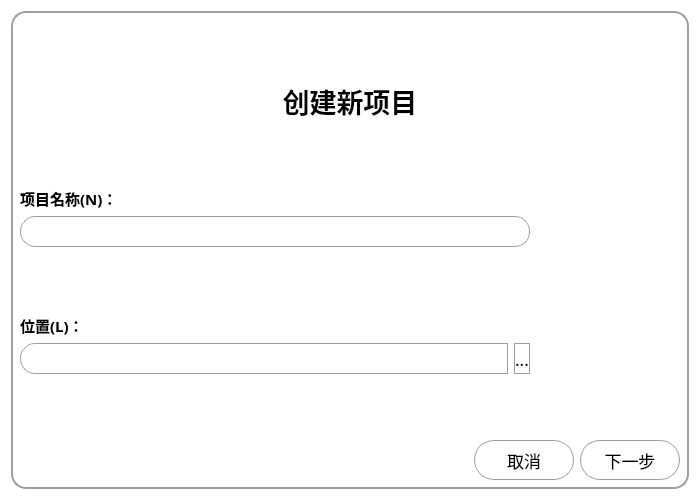
<?xml version="1.0" encoding="UTF-8"?>
<ui version="4.0">
 <class>FirstPage</class>
 <widget class="QWidget" name="FirstPage">
  <property name="geometry">
   <rect>
    <x>0</x>
    <y>0</y>
    <width>700</width>
    <height>500</height>
   </rect>
  </property>
  <property name="minimumSize">
   <size>
    <width>700</width>
    <height>500</height>
   </size>
  </property>
  <property name="font">
   <font>
    <family>楷体</family>
    <pointsize>12</pointsize>
    <weight>75</weight>
    <bold>true</bold>
   </font>
  </property>
  <property name="windowTitle">
   <string>Form</string>
  </property>
  <property name="styleSheet">
   <string notr="true">background-color: rgb(255, 255, 255);
border-radius: 50px;</string>
  </property>
  <layout class="QVBoxLayout" name="verticalLayout_3">
   <item>
    <widget class="QGroupBox" name="groupBox">
     <property name="styleSheet">
      <string notr="true">QGroupBox {
border-style: solid;
border-width: 2px;
border-color: #a39e9e;
border-radius: 15px;
}</string>
     </property>
     <property name="title">
      <string/>
     </property>
     <layout class="QVBoxLayout" name="verticalLayout_2">
      <item>
       <layout class="QVBoxLayout" name="verticalLayout">
        <item>
         <spacer name="verticalSpacer_4">
          <property name="orientation">
           <enum>Qt::Vertical</enum>
          </property>
          <property name="sizeHint" stdset="0">
           <size>
            <width>20</width>
            <height>40</height>
           </size>
          </property>
         </spacer>
        </item>
        <item>
         <widget class="QLabel" name="label_3">
          <property name="font">
           <font>
            <family>楷体</family>
            <pointsize>20</pointsize>
            <weight>75</weight>
            <bold>true</bold>
           </font>
          </property>
          <property name="text">
           <string>创建新项目</string>
          </property>
          <property name="alignment">
           <set>Qt::AlignCenter</set>
          </property>
         </widget>
        </item>
        <item>
         <spacer name="verticalSpacer_3">
          <property name="orientation">
           <enum>Qt::Vertical</enum>
          </property>
          <property name="sizeHint" stdset="0">
           <size>
            <width>20</width>
            <height>40</height>
           </size>
          </property>
         </spacer>
        </item>
        <item>
         <widget class="QLabel" name="label">
          <property name="font">
           <font>
            <family>楷体</family>
            <pointsize>11</pointsize>
            <weight>75</weight>
            <bold>true</bold>
           </font>
          </property>
          <property name="text">
           <string>项目名称(N)：</string>
          </property>
         </widget>
        </item>
        <item>
         <widget class="QLineEdit" name="projectNameEdit">
          <property name="minimumSize">
           <size>
            <width>0</width>
            <height>31</height>
           </size>
          </property>
          <property name="styleSheet">
           <string notr="true">border-style: solid;
border-width: 1px;
border-color: #a39e9e;
border-radius: 15px;
margin-right: 150px;</string>
          </property>
         </widget>
        </item>
        <item>
         <spacer name="verticalSpacer">
          <property name="orientation">
           <enum>Qt::Vertical</enum>
          </property>
          <property name="sizeHint" stdset="0">
           <size>
            <width>118</width>
            <height>17</height>
           </size>
          </property>
         </spacer>
        </item>
        <item>
         <widget class="QLabel" name="label_2">
          <property name="font">
           <font>
            <family>楷体</family>
            <pointsize>11</pointsize>
            <weight>75</weight>
            <bold>true</bold>
           </font>
          </property>
          <property name="text">
           <string>位置(L)：</string>
          </property>
         </widget>
        </item>
        <item>
         <layout class="QHBoxLayout" name="horizontalLayout">
          <item>
           <widget class="QLineEdit" name="projectPositionEdit">
            <property name="minimumSize">
             <size>
              <width>0</width>
              <height>31</height>
             </size>
            </property>
            <property name="styleSheet">
             <string notr="true">border-style: solid;
border-width: 1px;
border-color: #a39e9e;
border-top-left-radius: 15px;
border-bottom-left-radius: 15px;</string>
            </property>
           </widget>
          </item>
          <item>
           <widget class="QPushButton" name="chooseProjectPathButton">
            <property name="minimumSize">
             <size>
              <width>0</width>
              <height>31</height>
             </size>
            </property>
            <property name="font">
             <font>
              <family>楷体</family>
              <pointsize>-1</pointsize>
             </font>
            </property>
            <property name="styleSheet">
             <string notr="true">QPushButton {
    font-family: &quot;楷体&quot;;
    font-size: 17px;
    color: #000000;

    border-style: solid;
    border-width: 1px;
    border-color: #a39e9e;
    border-top-right-radius:15px;
	border-bottom-right-radius:15px;
	margin-right: 150px;
    background-color: #ffffff;
}
QPushButton:hover{
	color: #ffffff;
    background-color: #005792;
}
QPushButton:pressed{
	color: #ffffff;
    background-color: #13334c;
}</string>
            </property>
            <property name="text">
             <string>...</string>
            </property>
           </widget>
          </item>
         </layout>
        </item>
        <item>
         <spacer name="verticalSpacer_2">
          <property name="orientation">
           <enum>Qt::Vertical</enum>
          </property>
          <property name="sizeHint" stdset="0">
           <size>
            <width>128</width>
            <height>17</height>
           </size>
          </property>
         </spacer>
        </item>
        <item>
         <layout class="QHBoxLayout" name="horizontalLayout_2">
          <item>
           <spacer name="horizontalSpacer_2">
            <property name="orientation">
             <enum>Qt::Horizontal</enum>
            </property>
            <property name="sizeHint" stdset="0">
             <size>
              <width>30</width>
              <height>17</height>
             </size>
            </property>
           </spacer>
          </item>
          <item>
           <spacer name="horizontalSpacer">
            <property name="orientation">
             <enum>Qt::Horizontal</enum>
            </property>
            <property name="sizeHint" stdset="0">
             <size>
              <width>40</width>
              <height>20</height>
             </size>
            </property>
           </spacer>
          </item>
          <item>
           <widget class="QPushButton" name="cancelButton">
            <property name="minimumSize">
             <size>
              <width>100</width>
              <height>40</height>
             </size>
            </property>
            <property name="maximumSize">
             <size>
              <width>100</width>
              <height>40</height>
             </size>
            </property>
            <property name="styleSheet">
             <string notr="true">QPushButton {
    font-family: &quot;楷体&quot;;
    font-size: 17px;
    color: #000000;

    border-style: solid;
    border-width: 1px;
    border-color: #a39e9e;
    border-radius: 20px;

    background-color: #ffffff;
}
QPushButton:hover{
	color: #ffffff;
    background-color: #005792;
}
QPushButton:pressed{
	color: #ffffff;
    background-color: #13334c;
}</string>
            </property>
            <property name="text">
             <string>取消</string>
            </property>
           </widget>
          </item>
          <item>
           <widget class="QPushButton" name="nextStepButton">
            <property name="minimumSize">
             <size>
              <width>100</width>
              <height>40</height>
             </size>
            </property>
            <property name="maximumSize">
             <size>
              <width>100</width>
              <height>40</height>
             </size>
            </property>
            <property name="styleSheet">
             <string notr="true">QPushButton {
    font-family: &quot;楷体&quot;;
    font-size: 17px;
    color: #000000;

    border-style: solid;
    border-width: 1px;
    border-color: #a39e9e;
    border-radius: 20px;

    background-color: #ffffff;
}
QPushButton:hover{
	color: #ffffff;
    background-color: #005792;
}
QPushButton:pressed{
	color: #ffffff;
    background-color: #13334c;
}</string>
            </property>
            <property name="text">
             <string>下一步</string>
            </property>
           </widget>
          </item>
         </layout>
        </item>
       </layout>
      </item>
     </layout>
    </widget>
   </item>
  </layout>
 </widget>
 <resources/>
 <connections/>
</ui>
